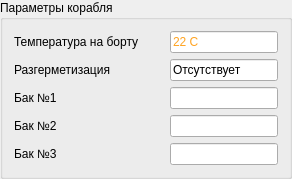
                 <widget class="QGroupBox" name="groupBox_4">
                  <property name="maximumSize">
                   <size>
                    <width>311</width>
                    <height>16777215</height>
                   </size>
                  </property>
                  <property name="title">
                   <string>Параметры корабля</string>
                  </property>
                  <layout class="QVBoxLayout" name="verticalLayout_9">
                   <item>
                    <layout class="QHBoxLayout" name="horizontalLayout_16">
                     <item>
                      <widget class="QLabel" name="label_11">
                       <property name="minimumSize">
                        <size>
                         <width>150</width>
                         <height>0</height>
                        </size>
                       </property>
                       <property name="text">
                        <string>Температура на борту</string>
                       </property>
                      </widget>
                     </item>
                     <item>
                      <widget class="QLineEdit" name="lineEdit_11">
                       <property name="styleSheet">
                        <string notr="true">color: rgb(255, 163, 33);</string>
                       </property>
                       <property name="text">
                        <string>22 С</string>
                       </property>
                       <property name="readOnly">
                        <bool>true</bool>
                       </property>
                      </widget>
                     </item>
                    </layout>
                   </item>
                   <item>
                    <layout class="QHBoxLayout" name="horizontalLayout_17">
                     <item>
                      <widget class="QLabel" name="label_12">
                       <property name="minimumSize">
                        <size>
                         <width>150</width>
                         <height>0</height>
                        </size>
                       </property>
                       <property name="text">
                        <string>Разгерметизация</string>
                       </property>
                      </widget>
                     </item>
                     <item>
                      <widget class="QLineEdit" name="lineEdit_12">
                       <property name="text">
                        <string>Отсутствует</string>
                       </property>
                       <property name="readOnly">
                        <bool>true</bool>
                       </property>
                      </widget>
                     </item>
                    </layout>
                   </item>
                   <item>
                    <layout class="QHBoxLayout" name="horizontalLayout_18">
                     <item>
                      <widget class="QLabel" name="label_13">
                       <property name="minimumSize">
                        <size>
                         <width>150</width>
                         <height>0</height>
                        </size>
                       </property>
                       <property name="text">
                        <string>Бак №1</string>
                       </property>
                      </widget>
                     </item>
                     <item>
                      <widget class="QLineEdit" name="lineEdit_13">
                       <property name="readOnly">
                        <bool>true</bool>
                       </property>
                      </widget>
                     </item>
                    </layout>
                   </item>
                   <item>
                    <layout class="QHBoxLayout" name="horizontalLayout_19">
                     <item>
                      <widget class="QLabel" name="label_14">
                       <property name="minimumSize">
                        <size>
                         <width>150</width>
                         <height>0</height>
                        </size>
                       </property>
                       <property name="text">
                        <string>Бак №2</string>
                       </property>
                      </widget>
                     </item>
                     <item>
                      <widget class="QLineEdit" name="lineEdit_14">
                       <property name="readOnly">
                        <bool>true</bool>
                       </property>
                      </widget>
                     </item>
                    </layout>
                   </item>
                   <item>
                    <layout class="QHBoxLayout" name="horizontalLayout_20">
                     <item>
                      <widget class="QLabel" name="label_15">
                       <property name="minimumSize">
                        <size>
                         <width>150</width>
                         <height>0</height>
                        </size>
                       </property>
                       <property name="text">
                        <string>Бак №3</string>
                       </property>
                      </widget>
                     </item>
                     <item>
                      <widget class="QLineEdit" name="lineEdit_15">
                       <property name="readOnly">
                        <bool>true</bool>
                       </property>
                      </widget>
                     </item>
                    </layout>
                   </item>
                  </layout>
                 </widget>
